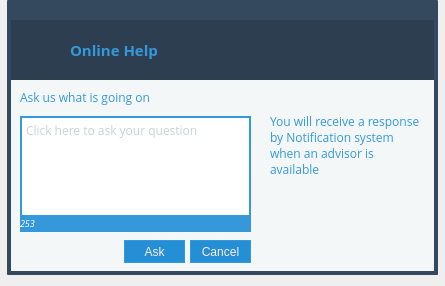
<?xml version="1.0" encoding="UTF-8"?>
<ui version="4.0">
 <class>OnlineAssistant</class>
 <widget class="QWidget" name="OnlineAssistant">
  <property name="geometry">
   <rect>
    <x>0</x>
    <y>0</y>
    <width>445</width>
    <height>286</height>
   </rect>
  </property>
  <property name="windowTitle">
   <string notr="true">Form</string>
  </property>
  <property name="styleSheet">
   <string notr="true">QScrollBar:vertical {
      background-color: transparent;
      width: 10px;
      margin: 1px 5 5px 0;
  }
  QScrollBar::handle:vertical {
      background: #bdc3c7;
	  min-height: 35px;
	  max-height: 50px;
	  border-radius: 2px;
  }
  QScrollBar::add-line:vertical {
		background-color: transparent;
		border: none;
		outline: none;
		
  }

  QScrollBar::sub-line:vertical {
      background-color: transparent;
		border: none;
		outline: none;

  }
  QScrollBar::up-arrow:vertical, QScrollBar::down-arrow:vertical {
     background-color: transparent;
		border: none;
		outline: none;
  }

  QScrollBar::add-page:vertical, QScrollBar::sub-page:vertical {
      background: none;
  }

QHeaderView::section
{
margin: 2px;
background-color: rgba(0, 0, 0, 0);
border: 0px solid #FDFDFD;
}

QListView{
	font: 9pt &quot;Open Sans&quot;;
	outline: none;
}

QListView::item:hover {
    background: #ecf0f1;
	outline: none;
 }

QComboBox  {
    border: 1px solid #3498DB;
	border-radius: 2px;
    padding-left: 2px;
}

QComboBox::down-arrow  {
    image: url(':/Arrow/down_arrow_afterUpload');
	background-color: #34495e;
}

QComboBox::drop-down  {
	background-color: #34495e;
	border: none;
}

QComboBox QAbstractItemView  {
    selection-background-color: #2980b9;
	outline: none;
	color: #ecf0f1;
	selection-color: white;
}

 QComboBox:on { /* shift the text when the popup opens */
     padding-top: 1px;
     padding-left: 2px;
 }

QGroupBox {
    border: 1px solid #DDDDDD;
    border-radius: 3px;
    margin-top: 10px;
	color: #95a5a6;
}

QGroupBox::title {
	color: #34495e;
    subcontrol-origin: margin;
    subcontrol-position: top center; /* position at the top center */
    padding: 0 3px;
}

QSpinBox  {
	background-color: #3498db;
	color: #34495e;
}

QSpinBox:hover{
	background-color: #2980b9;
}
 
QSpinBox::up-button  {
  	background-color: #2c3e50;
	subcontrol-origin: border;
    subcontrol-position: top right; /* position at the top right corner */
 
    width: 16px; /* 16 + 2*1px border-width = 15px padding + 3px parent border */
}

 
QSpinBox::up-arrow  {
    image: url(:/Arrow/arrow_menu);
}
 
 
QSpinBox::down-button  {
    subcontrol-origin: border;
    subcontrol-position: bottom right; /* position at bottom right corner */
 
    width: 16px;
    background-color: #2c3e50;
    border-width: 1px;
    border-top-width: 0;
}

 
QSpinBox::down-button:pressed  {
    /*border-image: url(:/images/spindown_pressed.png) 1;*/
	background-color: #2980b9;
}
 
QSpinBox::down-arrow  {
    image: url(:/Arrow/arrow_menu_down);
}
 
QSpinBox::down-arrow:disabled,
QSpinBox::down-arrow:off  { /* off state when value in min */
   image: url(:/images/down_arrow_disabled.png);
}

QCheckBox {
    spacing: 5px;
}

QCheckBox::indicator {
    width: 13px;
    height: 13px;
}

QCheckBox::indicator:unchecked {
    image: url(:/CheckBox/checkbox_unchecked);
}

QCheckBox::indicator:unchecked:hover {
    image: url(:/CheckBox/checkbox_unchecked_hover);
}

QCheckBox::indicator:unchecked:pressed {
    image: url(:/CheckBox/checkbox_unchecked_pressed);
}

QCheckBox::indicator:checked {
    image: url(:/CheckBox/checkbox_normal);
}


</string>
  </property>
  <widget class="QWidget" name="widget_TopMacButtons" native="true">
   <property name="geometry">
    <rect>
     <x>11</x>
     <y>4</y>
     <width>41</width>
     <height>13</height>
    </rect>
   </property>
   <property name="styleSheet">
    <string notr="true"/>
   </property>
   <layout class="QHBoxLayout" name="horizontalLayout_7">
    <property name="spacing">
     <number>0</number>
    </property>
    <property name="leftMargin">
     <number>0</number>
    </property>
    <property name="topMargin">
     <number>0</number>
    </property>
    <property name="rightMargin">
     <number>0</number>
    </property>
    <property name="bottomMargin">
     <number>0</number>
    </property>
    <item>
     <widget class="QPushButton" name="pushButton_Exit_2">
      <property name="styleSheet">
       <string notr="true">QPushButton{
	border: none;
	image: url(:/Exit/exit_mac_os);
}
QPushButton:hover{
	image: url(:/Exit/exit_hover_mac_os);
}</string>
      </property>
      <property name="text">
       <string notr="true"/>
      </property>
      <property name="iconSize">
       <size>
        <width>48</width>
        <height>18</height>
       </size>
      </property>
     </widget>
    </item>
    <item>
     <widget class="QPushButton" name="pushButton_Reduce_2">
      <property name="styleSheet">
       <string notr="true">QPushButton{
	border: none;
	image: url(:/Reduce/reduce_mac_os);
}
QPushButton:hover{
	image: url(:/Reduce/reduce_hover_mac_os);
}</string>
      </property>
      <property name="text">
       <string notr="true"/>
      </property>
      <property name="iconSize">
       <size>
        <width>28</width>
        <height>18</height>
       </size>
      </property>
     </widget>
    </item>
   </layout>
  </widget>
  <widget class="QLabel" name="label_Background_border">
   <property name="geometry">
    <rect>
     <x>7</x>
     <y>0</y>
     <width>431</width>
     <height>275</height>
    </rect>
   </property>
   <property name="font">
    <font>
     <family>Open Sans</family>
     <weight>75</weight>
     <bold>true</bold>
    </font>
   </property>
   <property name="mouseTracking">
    <bool>true</bool>
   </property>
   <property name="styleSheet">
    <string notr="true">background-color: #34495e; /*#3498DB #E2EAEB  (46, 64, 82, 245)*/;
border-radius: 1px;
/*border-top-left-radius: 5px;
border-top-right-radius: 5px;
border-bottom-right-radius: 3px;
border-bottom-left-radius: 3px;*/</string>
   </property>
   <property name="text">
    <string notr="true"/>
   </property>
  </widget>
  <widget class="QLabel" name="backgroundPage1">
   <property name="geometry">
    <rect>
     <x>11</x>
     <y>20</y>
     <width>423</width>
     <height>251</height>
    </rect>
   </property>
   <property name="mouseTracking">
    <bool>true</bool>
   </property>
   <property name="styleSheet">
    <string notr="true">background-color: #F4F7F7;

border-top: 60px solid #2c3e50;/*#E2EAEB*/
</string>
   </property>
   <property name="text">
    <string notr="true"/>
   </property>
  </widget>
  <widget class="QPushButton" name="pushButton_Exit">
   <property name="geometry">
    <rect>
     <x>400</x>
     <y>0</y>
     <width>26</width>
     <height>18</height>
    </rect>
   </property>
   <property name="minimumSize">
    <size>
     <width>26</width>
     <height>18</height>
    </size>
   </property>
   <property name="maximumSize">
    <size>
     <width>26</width>
     <height>18</height>
    </size>
   </property>
   <property name="baseSize">
    <size>
     <width>26</width>
     <height>18</height>
    </size>
   </property>
   <property name="cursor">
    <cursorShape>ArrowCursor</cursorShape>
   </property>
   <property name="styleSheet">
    <string notr="true">QPushButton{
	border: none;
	image: url(:/Exit/exit_windows_os);
}
QPushButton:hover{
	image: url(:/Exit/exit_hover_windows_os);
}</string>
   </property>
   <property name="text">
    <string notr="true"/>
   </property>
   <property name="iconSize">
    <size>
     <width>26</width>
     <height>18</height>
    </size>
   </property>
  </widget>
  <widget class="QStackedWidget" name="stackedWidget">
   <property name="geometry">
    <rect>
     <x>10</x>
     <y>19</y>
     <width>421</width>
     <height>251</height>
    </rect>
   </property>
   <property name="font">
    <font>
     <family>Open Sans</family>
     <pointsize>9</pointsize>
     <weight>50</weight>
     <bold>false</bold>
    </font>
   </property>
   <property name="styleSheet">
    <string notr="true">background-color: rgba(0, 0, 0, 0);</string>
   </property>
   <property name="currentIndex">
    <number>1</number>
   </property>
   <widget class="QWidget" name="page">
    <widget class="QLabel" name="label_Please_Chooste_Topic">
     <property name="geometry">
      <rect>
       <x>10</x>
       <y>30</y>
       <width>371</width>
       <height>16</height>
      </rect>
     </property>
     <property name="font">
      <font>
       <family>Open Sans</family>
       <pointsize>10</pointsize>
       <weight>75</weight>
       <bold>true</bold>
      </font>
     </property>
     <property name="styleSheet">
      <string notr="true">color: #3498db;</string>
     </property>
     <property name="text">
      <string>Please choose a topic</string>
     </property>
    </widget>
    <widget class="QLabel" name="label_Help_And_Support">
     <property name="geometry">
      <rect>
       <x>10</x>
       <y>10</y>
       <width>401</width>
       <height>16</height>
      </rect>
     </property>
     <property name="font">
      <font>
       <family>Open Sans</family>
       <pointsize>9</pointsize>
       <weight>75</weight>
       <bold>true</bold>
      </font>
     </property>
     <property name="styleSheet">
      <string notr="true">color: #3498db;</string>
     </property>
     <property name="text">
      <string>Help &amp; Support</string>
     </property>
    </widget>
    <widget class="QWidget" name="gridLayoutWidget">
     <property name="geometry">
      <rect>
       <x>10</x>
       <y>70</y>
       <width>401</width>
       <height>161</height>
      </rect>
     </property>
     <layout class="QGridLayout" name="gridLayout">
      <property name="leftMargin">
       <number>6</number>
      </property>
      <property name="rightMargin">
       <number>0</number>
      </property>
      <property name="horizontalSpacing">
       <number>5</number>
      </property>
      <property name="verticalSpacing">
       <number>3</number>
      </property>
      <item row="0" column="1">
       <widget class="QToolButton" name="toolButton_Online_Help">
        <property name="minimumSize">
         <size>
          <width>56</width>
          <height>75</height>
         </size>
        </property>
        <property name="maximumSize">
         <size>
          <width>100</width>
          <height>16777215</height>
         </size>
        </property>
        <property name="styleSheet">
         <string notr="true">QToolButton{
	border: none;
	min-width: 50px;
	padding: 3px;
	background-color: #ecf0f1;
	color: #3498db;
	font: 8pt &quot;Open Sans&quot;;
}

QToolButton::hover{
	background-color: #DEE4E7;
}</string>
        </property>
        <property name="text">
         <string>Online Help</string>
        </property>
        <property name="icon">
         <iconset resource="../../../Design/design.qrc">
          <normaloff>:/CustomerService/CustomerService</normaloff>:/CustomerService/CustomerService</iconset>
        </property>
        <property name="iconSize">
         <size>
          <width>50</width>
          <height>50</height>
         </size>
        </property>
        <property name="toolButtonStyle">
         <enum>Qt::ToolButtonTextUnderIcon</enum>
        </property>
       </widget>
      </item>
      <item row="1" column="1">
       <widget class="QToolButton" name="toolButton_Screenshot">
        <property name="minimumSize">
         <size>
          <width>56</width>
          <height>75</height>
         </size>
        </property>
        <property name="maximumSize">
         <size>
          <width>100</width>
          <height>16777215</height>
         </size>
        </property>
        <property name="styleSheet">
         <string notr="true">QToolButton{
	border: none;
	min-width: 50px;
	padding: 3px;
	background-color: #ecf0f1;
	color: #3498db;
	font: 8pt &quot;Open Sans&quot;;
}

QToolButton::hover{
	background-color: #DEE4E7;
}</string>
        </property>
        <property name="text">
         <string notr="true">Screenshot</string>
        </property>
        <property name="icon">
         <iconset resource="../../../Design/design.qrc">
          <normaloff>:/Screenshot/screenshot_big</normaloff>:/Screenshot/screenshot_big</iconset>
        </property>
        <property name="iconSize">
         <size>
          <width>50</width>
          <height>50</height>
         </size>
        </property>
        <property name="toolButtonStyle">
         <enum>Qt::ToolButtonTextUnderIcon</enum>
        </property>
       </widget>
      </item>
      <item row="1" column="3">
       <widget class="QToolButton" name="toolButton_Image_Editor">
        <property name="minimumSize">
         <size>
          <width>56</width>
          <height>75</height>
         </size>
        </property>
        <property name="maximumSize">
         <size>
          <width>100</width>
          <height>16777215</height>
         </size>
        </property>
        <property name="styleSheet">
         <string notr="true">QToolButton{
	border: none;
	min-width: 50px;
	padding: 3px;
	background-color: #ecf0f1;
	color: #3498db;
	font: 8pt &quot;Open Sans&quot;;
}

QToolButton::hover{
	background-color: #DEE4E7;
}</string>
        </property>
        <property name="text">
         <string notr="true">Image Editor</string>
        </property>
        <property name="icon">
         <iconset resource="../../../Design/design.qrc">
          <normaloff>:/ScreenShotMenu/edit_hover</normaloff>:/ScreenShotMenu/edit_hover</iconset>
        </property>
        <property name="iconSize">
         <size>
          <width>50</width>
          <height>50</height>
         </size>
        </property>
        <property name="toolButtonStyle">
         <enum>Qt::ToolButtonTextUnderIcon</enum>
        </property>
       </widget>
      </item>
      <item row="0" column="0">
       <widget class="QToolButton" name="toolButton_Premium">
        <property name="minimumSize">
         <size>
          <width>56</width>
          <height>75</height>
         </size>
        </property>
        <property name="maximumSize">
         <size>
          <width>100</width>
          <height>16777215</height>
         </size>
        </property>
        <property name="styleSheet">
         <string notr="true">QToolButton{
	border: none;
	min-width: 50px;
	padding: 3px;
	background-color: #ecf0f1;
	color: #f39c12;
	font: 8pt &quot;Open Sans&quot;;
}

QToolButton::hover{
	background-color: #DEE4E7;
}</string>
        </property>
        <property name="text">
         <string notr="true">Premium</string>
        </property>
        <property name="icon">
         <iconset resource="../../../Design/design.qrc">
          <normaloff>:/Premium/premium_icon</normaloff>:/Premium/premium_icon</iconset>
        </property>
        <property name="iconSize">
         <size>
          <width>50</width>
          <height>50</height>
         </size>
        </property>
        <property name="toolButtonStyle">
         <enum>Qt::ToolButtonTextUnderIcon</enum>
        </property>
       </widget>
      </item>
      <item row="1" column="0">
       <widget class="QToolButton" name="toolButton_Upload">
        <property name="minimumSize">
         <size>
          <width>56</width>
          <height>75</height>
         </size>
        </property>
        <property name="maximumSize">
         <size>
          <width>100</width>
          <height>16777215</height>
         </size>
        </property>
        <property name="styleSheet">
         <string notr="true">QToolButton{
	border: none;
	min-width: 50px;
	padding: 3px;
	background-color: #ecf0f1;
	color: #3498db;
	font: 8pt &quot;Open Sans&quot;;
}

QToolButton::hover{
	background-color: #DEE4E7;
}</string>
        </property>
        <property name="text">
         <string notr="true">Upload</string>
        </property>
        <property name="icon">
         <iconset resource="../../../Design/design.qrc">
          <normaloff>:/ScreenShotMenu/upload_hover</normaloff>:/ScreenShotMenu/upload_hover</iconset>
        </property>
        <property name="iconSize">
         <size>
          <width>50</width>
          <height>50</height>
         </size>
        </property>
        <property name="toolButtonStyle">
         <enum>Qt::ToolButtonTextUnderIcon</enum>
        </property>
       </widget>
      </item>
      <item row="1" column="2">
       <widget class="QToolButton" name="toolButton_Gif_Creator">
        <property name="minimumSize">
         <size>
          <width>56</width>
          <height>75</height>
         </size>
        </property>
        <property name="maximumSize">
         <size>
          <width>100</width>
          <height>16777215</height>
         </size>
        </property>
        <property name="styleSheet">
         <string notr="true">QToolButton{
	border: none;
	min-width: 50px;
	padding: 3px;
	background-color: #ecf0f1;
	color: #3498db;
	font: 8pt &quot;Open Sans&quot;;
}

QToolButton::hover{
	background-color: #DEE4E7;
}</string>
        </property>
        <property name="text">
         <string notr="true">Gif Creator</string>
        </property>
        <property name="icon">
         <iconset resource="../../../Design/design.qrc">
          <normaloff>:/ScreenShotMenu/gifcreator_hover</normaloff>:/ScreenShotMenu/gifcreator_hover</iconset>
        </property>
        <property name="iconSize">
         <size>
          <width>50</width>
          <height>50</height>
         </size>
        </property>
        <property name="toolButtonStyle">
         <enum>Qt::ToolButtonTextUnderIcon</enum>
        </property>
       </widget>
      </item>
      <item row="0" column="2">
       <widget class="QToolButton" name="toolButton_Security">
        <property name="minimumSize">
         <size>
          <width>56</width>
          <height>75</height>
         </size>
        </property>
        <property name="maximumSize">
         <size>
          <width>100</width>
          <height>16777215</height>
         </size>
        </property>
        <property name="styleSheet">
         <string notr="true">QToolButton{
	border: none;
	min-width: 50px;
	padding: 3px;
	background-color: #ecf0f1;
	color: #3498db;
	font: 8pt &quot;Open Sans&quot;;
}

QToolButton::hover{
	background-color: #DEE4E7;
}</string>
        </property>
        <property name="text">
         <string>Security</string>
        </property>
        <property name="icon">
         <iconset resource="../../../Design/design.qrc">
          <normaloff>:/Security/security_big_blue</normaloff>:/Security/security_big_blue</iconset>
        </property>
        <property name="iconSize">
         <size>
          <width>50</width>
          <height>50</height>
         </size>
        </property>
        <property name="toolButtonStyle">
         <enum>Qt::ToolButtonTextUnderIcon</enum>
        </property>
       </widget>
      </item>
     </layout>
    </widget>
    <widget class="QLabel" name="label_More_Help">
     <property name="geometry">
      <rect>
       <x>296</x>
       <y>230</y>
       <width>111</width>
       <height>20</height>
      </rect>
     </property>
     <property name="font">
      <font>
       <family>Open Sans</family>
       <pointsize>8</pointsize>
       <weight>50</weight>
       <bold>false</bold>
      </font>
     </property>
     <property name="styleSheet">
      <string notr="true"/>
     </property>
     <property name="text">
      <string>&lt;html&gt;&lt;head/&gt;&lt;body&gt;&lt;p&gt;&lt;a href='http://vpictu.re/help' style='color: #2980b9;  text-decoration: none;'&gt;More help&lt;/a&gt;&lt;/p&gt;&lt;/body&gt;&lt;/html&gt;</string>
     </property>
     <property name="alignment">
      <set>Qt::AlignRight|Qt::AlignTrailing|Qt::AlignVCenter</set>
     </property>
     <property name="openExternalLinks">
      <bool>true</bool>
     </property>
    </widget>
   </widget>
   <widget class="QWidget" name="page_2">
    <widget class="QLabel" name="label_Online_Help_Text">
     <property name="geometry">
      <rect>
       <x>60</x>
       <y>10</y>
       <width>221</width>
       <height>41</height>
      </rect>
     </property>
     <property name="font">
      <font>
       <family>Open Sans</family>
       <pointsize>11</pointsize>
       <weight>75</weight>
       <bold>true</bold>
      </font>
     </property>
     <property name="styleSheet">
      <string notr="true">color: #3498db;</string>
     </property>
     <property name="text">
      <string>Online Help</string>
     </property>
    </widget>
    <widget class="QTextEdit" name="textEdit">
     <property name="geometry">
      <rect>
       <x>10</x>
       <y>97</y>
       <width>231</width>
       <height>101</height>
      </rect>
     </property>
     <property name="font">
      <font>
       <family>Open Sans</family>
       <weight>50</weight>
       <bold>false</bold>
      </font>
     </property>
     <property name="styleSheet">
      <string notr="true">QTextEdit{
color: #95a5a6;
background-color: white;
border: 2px solid #3498db
}</string>
     </property>
     <property name="documentTitle">
      <string>Online Help</string>
     </property>
     <property name="lineWrapMode">
      <enum>QTextEdit::WidgetWidth</enum>
     </property>
     <property name="html">
      <string>&lt;!DOCTYPE HTML PUBLIC &quot;-//W3C//DTD HTML 4.0//EN&quot; &quot;http://www.w3.org/TR/REC-html40/strict.dtd&quot;&gt;
&lt;html&gt;&lt;head&gt;&lt;meta name=&quot;qrichtext&quot; content=&quot;1&quot; /&gt;&lt;title&gt;Online Help&lt;/title&gt;&lt;style type=&quot;text/css&quot;&gt;
p, li { white-space: pre-wrap; }
&lt;/style&gt;&lt;/head&gt;&lt;body style=&quot; font-family:'Open Sans'; font-size:8.25pt; font-weight:400; font-style:normal;&quot;&gt;
&lt;p style=&quot;-qt-paragraph-type:empty; margin-top:0px; margin-bottom:0px; margin-left:0px; margin-right:0px; -qt-block-indent:0; text-indent:0px; font-size:8pt;&quot;&gt;&lt;br /&gt;&lt;/p&gt;&lt;/body&gt;&lt;/html&gt;</string>
     </property>
     <property name="acceptRichText">
      <bool>false</bool>
     </property>
     <property name="placeholderText">
      <string>Click here to ask your question</string>
     </property>
    </widget>
    <widget class="QLabel" name="label_Ask_Us">
     <property name="geometry">
      <rect>
       <x>10</x>
       <y>70</y>
       <width>211</width>
       <height>16</height>
      </rect>
     </property>
     <property name="font">
      <font>
       <family>Open Sans</family>
       <weight>50</weight>
       <bold>false</bold>
      </font>
     </property>
     <property name="styleSheet">
      <string notr="true">color: #3498db;</string>
     </property>
     <property name="text">
      <string>Ask us what is going on</string>
     </property>
    </widget>
    <widget class="QLabel" name="label_Online_Help_Icon">
     <property name="geometry">
      <rect>
       <x>10</x>
       <y>10</y>
       <width>51</width>
       <height>41</height>
      </rect>
     </property>
     <property name="font">
      <font>
       <family>Open Sans</family>
       <pointsize>11</pointsize>
       <weight>75</weight>
       <bold>true</bold>
      </font>
     </property>
     <property name="styleSheet">
      <string notr="true">color: #3498db;</string>
     </property>
     <property name="text">
      <string notr="true"/>
     </property>
     <property name="pixmap">
      <pixmap resource="../../../Design/design.qrc">:/CustomerService/CustomerService</pixmap>
     </property>
    </widget>
    <widget class="QLabel" name="label_Information">
     <property name="geometry">
      <rect>
       <x>260</x>
       <y>94</y>
       <width>151</width>
       <height>151</height>
      </rect>
     </property>
     <property name="font">
      <font>
       <family>Open Sans</family>
       <weight>50</weight>
       <bold>false</bold>
      </font>
     </property>
     <property name="styleSheet">
      <string notr="true">color: #3498db;</string>
     </property>
     <property name="text">
      <string>&lt;html&gt;&lt;head/&gt;&lt;body&gt;&lt;p&gt;You will receive a response by Notification system when an advisor is available&lt;/p&gt;&lt;/body&gt;&lt;/html&gt;</string>
     </property>
     <property name="textFormat">
      <enum>Qt::RichText</enum>
     </property>
     <property name="alignment">
      <set>Qt::AlignLeading|Qt::AlignLeft|Qt::AlignTop</set>
     </property>
     <property name="wordWrap">
      <bool>true</bool>
     </property>
    </widget>
    <widget class="QPushButton" name="pushButton_Ask">
     <property name="geometry">
      <rect>
       <x>114</x>
       <y>221</y>
       <width>61</width>
       <height>23</height>
      </rect>
     </property>
     <property name="styleSheet">
      <string notr="true">QPushButton{
	border: 1px solid #3498DB;
	min-width: 50px;
	padding: 3px;
	background-color: #258FD6;
	color: #FFEBEE;
	font: 8pt &quot;Open Sans&quot;;
}

QPushButton::hover{
	background-color: #3498db;
}</string>
     </property>
     <property name="text">
      <string>Ask</string>
     </property>
    </widget>
    <widget class="QPushButton" name="pushButton_Cancel">
     <property name="geometry">
      <rect>
       <x>180</x>
       <y>221</y>
       <width>61</width>
       <height>23</height>
      </rect>
     </property>
     <property name="styleSheet">
      <string notr="true">QPushButton{
	border: 1px solid #3498DB;
	min-width: 50px;
	padding: 3px;
	background-color: #258FD6;
	color: #FFEBEE;
	font: 8pt &quot;Open Sans&quot;;
}

QPushButton::hover{
	background-color: #3498db;
}</string>
     </property>
     <property name="text">
      <string>Cancel</string>
     </property>
    </widget>
    <widget class="QLabel" name="label_wordsNumber">
     <property name="geometry">
      <rect>
       <x>10</x>
       <y>196</y>
       <width>231</width>
       <height>17</height>
      </rect>
     </property>
     <property name="font">
      <font>
       <family>Open Sans</family>
       <pointsize>7</pointsize>
       <weight>50</weight>
       <italic>true</italic>
       <bold>false</bold>
      </font>
     </property>
     <property name="styleSheet">
      <string notr="true">background-color: #3498db;
color: white;</string>
     </property>
     <property name="text">
      <string notr="true">253</string>
     </property>
     <property name="margin">
      <number>4</number>
     </property>
    </widget>
   </widget>
  </widget>
  <zorder>label_Background_border</zorder>
  <zorder>backgroundPage1</zorder>
  <zorder>stackedWidget</zorder>
  <zorder>widget_TopMacButtons</zorder>
  <zorder>pushButton_Exit</zorder>
 </widget>
 <resources>
  <include location="../../../Design/design.qrc"/>
 </resources>
 <connections/>
</ui>
